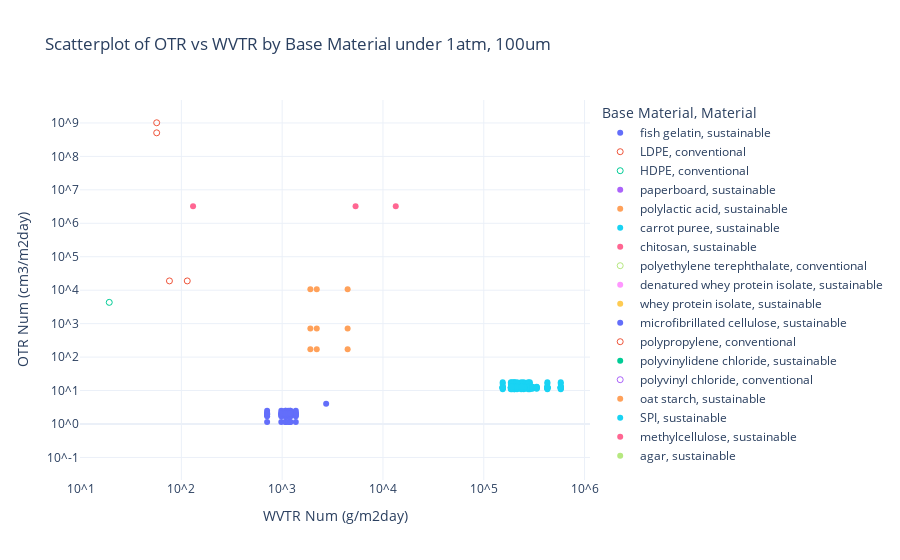

The notebook cell saved with this chart:
### Code cell
# Define tick values and labels for power-of-10 formatting
tick_vals_x = np.arange(
    int(np.floor(dtr['log_WVTR_Updated_Num'].min())), 
    int(np.ceil(dtr['log_WVTR_Updated_Num'].max())) + 1
)
tick_text_x = [f"10^{int(i)}" for i in tick_vals_x]

tick_vals_y = np.arange(
    int(np.floor(dtr['log_OTR_Updated_Num'].min())), 
    int(np.ceil(dtr['log_OTR_Updated_Num'].max())) + 1
)
tick_text_y = [f"10^{int(i)}" for i in tick_vals_y]

c = 'Base Material'
# Create the scatter plot
fig = px.scatter(
    dtr,
    x='log_WVTR_Updated_Num',
    y='log_OTR_Updated_Num',
    color= c,  # Color by 'Base Material'
    symbol='Material',
    symbol_sequence= ['circle', 'circle-open'], 
    hover_data=['Base Material', 'Type', 'Secondary Material'],  # Include additional info in hover
    title='Scatterplot of OTR vs WVTR by ' + c + ' under 1atm, 100um', 
    labels={
        'log_WVTR_Updated_Num': 'WVTR Updated Num',
        'log_OTR_Updated_Num': 'OTR Updated Num'
    }
)

# Update axis labels and ticks for power-of-10 display
fig.update_layout(
    xaxis=dict(
        title="WVTR Num (g/m2day)",
        tickvals=tick_vals_x,
        ticktext=tick_text_x,
        # type='linear'  # Keeps the axis linear while displaying log ticks
    ),
    yaxis=dict(
        title="OTR Num (cm3/m2day)",
        tickvals=tick_vals_y,
        ticktext=tick_text_y,
        # type='linear'  # Keeps the axis linear while displaying log ticks
    ),
    template="plotly_white"
)

# Show the plot
fig.show()
plotly.offline.plot(fig, filename='Scatterplot of OTR vs WVTR (power 10).html', auto_open=False)

### Figure 1 — Plotly figure (JSON) as saved in the notebook; plotly's stock layout.template omitted (floating-point values rounded to 4 significant figures; data arrays with more than 128 entries replaced by an {"elided": "..."} marker saying what was removed)
{"data": [{"customdata": {"elided": "57x3 str values"}, "hovertemplate": "Base Material=%{customdata[0]}<br>Material=sustainable<br>WVTR Updated Num=%{x}<br>OTR Updated Num=%{y}<br>Type=%{customdata[1]}<br>Secondary Material=%{customdata[2]}<extra></extra>", "legendgroup": "fish gelatin, sustainable", "marker": {"color": "#636efa", "symbol": "circle"}, "mode": "markers", "name": "fish gelatin, sustainable", "orientation": "v", "showlegend": true, "type": "scatter", "x": [3.436, 2.851, 2.991, 3.079, 3.135, 3.036, 3.032, 3.06, 3.082, 2.851, 2.991, 3.079, 3.135, 3.036, 3.032, 3.06, 3.082, 2.851, 2.991, 3.079, 3.135, 3.036, 3.032, 3.06, 3.082, 2.851, 2.991, 3.079, 3.135, 3.036, 3.032, 3.06, 3.082, 2.851, 2.991, 3.079, 3.135, 3.036, 3.032, 3.06, 3.082, 2.851, 2.991, 3.079, 3.135, 3.036, 3.032, 3.06, 3.082, 2.851, 2.991, 3.079, 3.135, 3.036, 3.032, 3.06, 3.082], "xaxis": "x", "y": [0.6051, 0.05843, 0.05843, 0.05843, 0.05843, 0.05843, 0.05843, 0.05843, 0.05843, 0.2931, 0.2931, 0.2931, 0.2931, 0.2931, 0.2931, 0.2931, 0.2931, 0.2338, 0.2338, 0.2338, 0.2338, 0.2338, 0.2338, 0.2338, 0.2338, 0.3308, 0.3308, 0.3308, 0.3308, 0.3308, 0.3308, 0.3308, 0.3308, 0.2785, 0.2785, 0.2785, 0.2785, 0.2785, 0.2785, 0.2785, 0.2785, 0.3945, 0.3945, 0.3945, 0.3945, 0.3945, 0.3945, 0.3945, 0.3945, 0.3166, 0.3166, 0.3166, 0.3166, 0.3166, 0.3166, 0.3166, 0.3166], "yaxis": "y"}, {"customdata": [["LDPE", "individual", "None"], ["LDPE", "individual", "None"]], "hovertemplate": "Base Material=%{customdata[0]}<br>Material=conventional<br>WVTR Updated Num=%{x}<br>OTR Updated Num=%{y}<br>Type=%{customdata[1]}<br>Secondary Material=%{customdata[2]}<extra></extra>", "legendgroup": "LDPE, conventional", "marker": {"color": "#EF553B", "symbol": "circle-open"}, "mode": "markers", "name": "LDPE, conventional", "orientation": "v", "showlegend": true, "type": "scatter", "x": [2.059, 1.882], "xaxis": "x", "y": [4.278, 4.278], "yaxis": "y"}, {"customdata": [["HDPE", "individual", "None"]], "hovertemplate": "Base Material=%{customdata[0]}<br>Material=conventional<br>WVTR Updated Num=%{x}<br>OTR Updated Num=%{y}<br>Type=%{customdata[1]}<br>Secondary Material=%{customdata[2]}<extra></extra>", "legendgroup": "HDPE, conventional", "marker": {"color": "#00cc96", "symbol": "circle-open"}, "mode": "markers", "name": "HDPE, conventional", "orientation": "v", "showlegend": true, "type": "scatter", "x": [1.285], "xaxis": "x", "y": [3.636], "yaxis": "y"}, {"customdata": [["paperboard", "coated", "PLA, Al2O3"], ["paperboard", "coated", "PLA, Al2O3"], ["paperboard", "coated", "PLA, Al2O3"], ["paperboard", "coated", "PLA"], ["paperboard", "coated", "PLA"]], "hovertemplate": "Base Material=%{customdata[0]}<br>Material=sustainable<br>WVTR Updated Num=%{x}<br>OTR Updated Num=%{y}<br>Type=%{customdata[1]}<br>Secondary Material=%{customdata[2]}<extra></extra>", "legendgroup": "paperboard, sustainable", "marker": {"color": "#ab63fa", "symbol": "circle"}, "mode": "markers", "name": "paperboard, sustainable", "orientation": "v", "showlegend": true, "type": "scatter", "x": [null, null, null, null, null], "xaxis": "x", "y": [0.3067, 1.307, 1.085, 2.608, 2.629], "yaxis": "y"}, {"customdata": [["polylactic acid", "individual", "None"], ["polylactic acid", "individual", "None"], ["polylactic acid", "individual", "None"], ["polylactic acid", "individual", "None"], ["polylactic acid", "individual", "None"], ["polylactic acid", "individual", "None"], ["polylactic acid", "individual", "None"], ["polylactic acid", "individual", "None"], ["polylactic acid", "individual", "None"], ["polylactic acid", "nanocomposite", "NaMMT"], ["polylactic acid", "nanocomposite", "OMMT"], ["polylactic acid", "nanocomposite", "OMMT"]], "hovertemplate": "Base Material=%{customdata[0]}<br>Material=sustainable<br>WVTR Updated Num=%{x}<br>OTR Updated Num=%{y}<br>Type=%{customdata[1]}<br>Secondary Material=%{customdata[2]}<extra></extra>", "legendgroup": "polylactic acid, sustainable", "marker": {"color": "#FFA15A", "symbol": "circle"}, "mode": "markers", "name": "polylactic acid, sustainable", "orientation": "v", "showlegend": true, "type": "scatter", "x": [3.343, 3.28, 3.65, 3.343, 3.28, 3.65, 3.343, 3.28, 3.65, 3.354, 3.274, 3.078], "xaxis": "x", "y": [2.852, 2.852, 2.852, 4.029, 4.029, 4.029, 2.234, 2.234, 2.234, null, null, null], "yaxis": "y"}, {"customdata": {"elided": "180x3 str values"}, "hovertemplate": "Base Material=%{customdata[0]}<br>Material=sustainable<br>WVTR Updated Num=%{x}<br>OTR Updated Num=%{y}<br>Type=%{customdata[1]}<br>Secondary Material=%{customdata[2]}<extra></extra>", "legendgroup": "carrot puree, sustainable", "marker": {"color": "#19d3f3", "symbol": "circle"}, "mode": "markers", "name": "carrot puree, sustainable", "orientation": "v", "showlegend": true, "type": "scatter", "x": {"elided": "180 float values"}, "xaxis": "x", "y": {"elided": "180 float values"}, "yaxis": "y"}, {"customdata": [["chitosan", "individual", "None"], ["chitosan", "individual", "None"], ["chitosan", "individual", "None"], ["chitosan", "blend", "palmitic acid"]], "hovertemplate": "Base Material=%{customdata[0]}<br>Material=sustainable<br>WVTR Updated Num=%{x}<br>OTR Updated Num=%{y}<br>Type=%{customdata[1]}<br>Secondary Material=%{customdata[2]}<extra></extra>", "legendgroup": "chitosan, sustainable", "marker": {"color": "#FF6692", "symbol": "circle"}, "mode": "markers", "name": "chitosan, sustainable", "orientation": "v", "showlegend": true, "type": "scatter", "x": [3.728, 2.116, 4.127, null], "xaxis": "x", "y": [6.511, 6.511, 6.511, 4.811], "yaxis": "y"}, {"customdata": [["polyethylene terephthalate", "nanocomposite", "OMMT"], ["polyethylene terephthalate", "nanocomposite", "OMMT"], ["polyethylene terephthalate", "nanocomposite", "OMMT"], ["polyethylene terephthalate", "nanocomposite", "OMMT"], ["polyethylene terephthalate", "individual", "None"], ["polyethylene terephthalate", "individual", "None"]], "hovertemplate": "Base Material=%{customdata[0]}<br>Material=conventional<br>WVTR Updated Num=%{x}<br>OTR Updated Num=%{y}<br>Type=%{customdata[1]}<br>Secondary Material=%{customdata[2]}<extra></extra>", "legendgroup": "polyethylene terephthalate, conventional", "marker": {"color": "#B6E880", "symbol": "circle-open"}, "mode": "markers", "name": "polyethylene terephthalate, conventional", "orientation": "v", "showlegend": true, "type": "scatter", "x": [null, null, null, null, null, null], "xaxis": "x", "y": [0.4801, 0.3493, 0.2703, 0.1818, 7.006, 7.705], "yaxis": "y"}, {"customdata": [["denatured whey protein isolate", "individual", "None"]], "hovertemplate": "Base Material=%{customdata[0]}<br>Material=sustainable<br>WVTR Updated Num=%{x}<br>OTR Updated Num=%{y}<br>Type=%{customdata[1]}<br>Secondary Material=%{customdata[2]}<extra></extra>", "legendgroup": "denatured whey protein isolate, sustainable", "marker": {"color": "#FF97FF", "symbol": "circle"}, "mode": "markers", "name": "denatured whey protein isolate, sustainable", "orientation": "v", "showlegend": true, "type": "scatter", "x": [null], "xaxis": "x", "y": [2.777], "yaxis": "y"}, {"customdata": [["whey protein isolate", "individual", "None"]], "hovertemplate": "Base Material=%{customdata[0]}<br>Material=sustainable<br>WVTR Updated Num=%{x}<br>OTR Updated Num=%{y}<br>Type=%{customdata[1]}<br>Secondary Material=%{customdata[2]}<extra></extra>", "legendgroup": "whey protein isolate, sustainable", "marker": {"color": "#FECB52", "symbol": "circle"}, "mode": "markers", "name": "whey protein isolate, sustainable", "orientation": "v", "showlegend": true, "type": "scatter", "x": [null], "xaxis": "x", "y": [2.898], "yaxis": "y"}, {"customdata": [["microfibrillated cellulose", "individual", "None"]], "hovertemplate": "Base Material=%{customdata[0]}<br>Material=sustainable<br>WVTR Updated Num=%{x}<br>OTR Updated Num=%{y}<br>Type=%{customdata[1]}<br>Secondary Material=%{customdata[2]}<extra></extra>", "legendgroup": "microfibrillated cellulose, sustainable", "marker": {"color": "#636efa", "symbol": "circle"}, "mode": "markers", "name": "microfibrillated cellulose, sustainable", "orientation": "v", "showlegend": true, "type": "scatter", "x": [null], "xaxis": "x", "y": [4.608], "yaxis": "y"}, {"customdata": [["polypropylene", "individual", "None"], ["polypropylene", "individual", "None"]], "hovertemplate": "Base Material=%{customdata[0]}<br>Material=conventional<br>WVTR Updated Num=%{x}<br>OTR Updated Num=%{y}<br>Type=%{customdata[1]}<br>Secondary Material=%{customdata[2]}<extra></extra>", "legendgroup": "polypropylene, conventional", "marker": {"color": "#EF553B", "symbol": "circle-open"}, "mode": "markers", "name": "polypropylene, conventional", "orientation": "v", "showlegend": true, "type": "scatter", "x": [1.755, 1.755], "xaxis": "x", "y": [8.705, 9.006], "yaxis": "y"}, {"customdata": [["polyvinylidene chloride", "individual", "None"], ["polyvinylidene chloride", "individual", "None"]], "hovertemplate": "Base Material=%{customdata[0]}<br>Material=sustainable<br>WVTR Updated Num=%{x}<br>OTR Updated Num=%{y}<br>Type=%{customdata[1]}<br>Secondary Material=%{customdata[2]}<extra></extra>", "legendgroup": "polyvinylidene chloride, sustainable", "marker": {"color": "#00cc96", "symbol": "circle"}, "mode": "markers", "name": "polyvinylidene chloride, sustainable", "orientation": "v", "showlegend": true, "type": "scatter", "x": [null, null], "xaxis": "x", "y": [-0.9943, 0.4828], "yaxis": "y"}, {"customdata": [["polyvinyl chloride", "individual", "None"]], "hovertemplate": "Base Material=%{customdata[0]}<br>Material=conventional<br>WVTR Updated Num=%{x}<br>OTR Updated Num=%{y}<br>Type=%{customdata[1]}<br>Secondary Material=%{customdata[2]}<extra></extra>", "legendgroup": "polyvinyl chloride, conventional", "marker": {"color": "#ab63fa", "symbol": "circle-open"}, "mode": "markers", "name": "polyvinyl chloride, conventional", "orientation": "v", "showlegend": true, "type": "scatter", "x": [1.793], "xaxis": "x", "y": [null], "yaxis": "y"}, {"customdata": [["oat starch", "individual", "None"], ["oat starch", "individual", "None"]], "hovertemplate": "Base Material=%{customdata[0]}<br>Material=sustainable<br>WVTR Updated Num=%{x}<br>OTR Updated Num=%{y}<br>Type=%{customdata[1]}<br>Secondary Material=%{customdata[2]}<extra></extra>", "legendgroup": "oat starch, sustainable", "marker": {"color": "#FFA15A", "symbol": "circle"}, "mode": "markers", "name": "oat starch, sustainable", "orientation": "v", "showlegend": true, "type": "scatter", "x": [3.285, 2.565], "xaxis": "x", "y": [null, null], "yaxis": "y"}, {"customdata": [["SPI", "individual", "None"], ["SPI", "individual", "None"], ["SPI", "individual", "None"], ["SPI", "individual", "None"], ["SPI", "individual", "None"], ["SPI", "bilayer", "corn zein"]], "hovertemplate": "Base Material=%{customdata[0]}<br>Material=sustainable<br>WVTR Updated Num=%{x}<br>OTR Updated Num=%{y}<br>Type=%{customdata[1]}<br>Secondary Material=%{customdata[2]}<extra></extra>", "legendgroup": "SPI, sustainable", "marker": {"color": "#19d3f3", "symbol": "circle"}, "mode": "markers", "name": "SPI, sustainable", "orientation": "v", "showlegend": true, "type": "scatter", "x": [4.851, 5.031, 5.072, 5.035, 5.026, 4.669], "xaxis": "x", "y": [null, null, null, null, null, null], "yaxis": "y"}, {"customdata": [["methylcellulose", "individual", "None"], ["methylcellulose", "individual", "None"], ["methylcellulose", "individual", "None"], ["methylcellulose", "individual", "None"], ["methylcellulose", "individual", "None"], ["methylcellulose", "individual", "None"], ["methylcellulose", "individual", "None"], ["methylcellulose", "individual", "None"], ["methylcellulose", "individual", "None"], ["methylcellulose", "individual", "None"], ["methylcellulose", "individual", "None"], ["methylcellulose", "individual", "None"], ["methylcellulose", "individual", "None"], ["methylcellulose", "individual", "None"], ["methylcellulose", "individual", "None"], ["methylcellulose", "individual", "None"], ["methylcellulose", "individual", "None"], ["methylcellulose", "individual", "None"]], "hovertemplate": "Base Material=%{customdata[0]}<br>Material=sustainable<br>WVTR Updated Num=%{x}<br>OTR Updated Num=%{y}<br>Type=%{customdata[1]}<br>Secondary Material=%{customdata[2]}<extra></extra>", "legendgroup": "methylcellulose, sustainable", "marker": {"color": "#FF6692", "symbol": "circle"}, "mode": "markers", "name": "methylcellulose, sustainable", "orientation": "v", "showlegend": true, "type": "scatter", "x": [4.678, 4.423, 4.357, 4.246, 4.282, 4.626, 4.606, 4.56, 4.584, 4.581, 4.616, 4.543, 4.423, 4.339, 4.132, 4.608, 4.603, 4.536], "xaxis": "x", "y": [null, null, null, null, null, null, null, null, null, null, null, null, null, null, null, null, null, null], "yaxis": "y"}, {"customdata": [["agar", "individual", "None"], ["agar", "blend", "lignin"], ["agar", "blend", "lignin"], ["agar", "blend", "lignin"], ["agar", "blend", "lignin"]], "hovertemplate": "Base Material=%{customdata[0]}<br>Material=sustainable<br>WVTR Updated Num=%{x}<br>OTR Updated Num=%{y}<br>Type=%{customdata[1]}<br>Secondary Material=%{customdata[2]}<extra></extra>", "legendgroup": "agar, sustainable", "marker": {"color": "#B6E880", "symbol": "circle"}, "mode": "markers", "name": "agar, sustainable", "orientation": "v", "showlegend": true, "type": "scatter", "x": [5.485, 5.456, 5.433, 5.434, 5.365], "xaxis": "x", "y": [null, null, null, null, null], "yaxis": "y"}], "layout": {"legend": {"title": {"text": "Base Material, Material"}, "tracegroupgap": 0}, "title": {"text": "Scatterplot of OTR vs WVTR by Base Material under 1atm, 100um"}, "xaxis": {"anchor": "y", "domain": [0, 1], "ticktext": ["10^1", "10^2", "10^3", "10^4", "10^5", "10^6"], "tickvals": [1, 2, 3, 4, 5, 6], "title": {"text": "WVTR Num (g/m2day)"}}, "yaxis": {"anchor": "x", "domain": [0, 1], "ticktext": ["10^-1", "10^0", "10^1", "10^2", "10^3", "10^4", "10^5", "10^6", "10^7", "10^8", "10^9", "10^10"], "tickvals": [-1, 0, 1, 2, 3, 4, 5, 6, 7, 8, 9, 10], "title": {"text": "OTR Num (cm3/m2day)"}}}}
